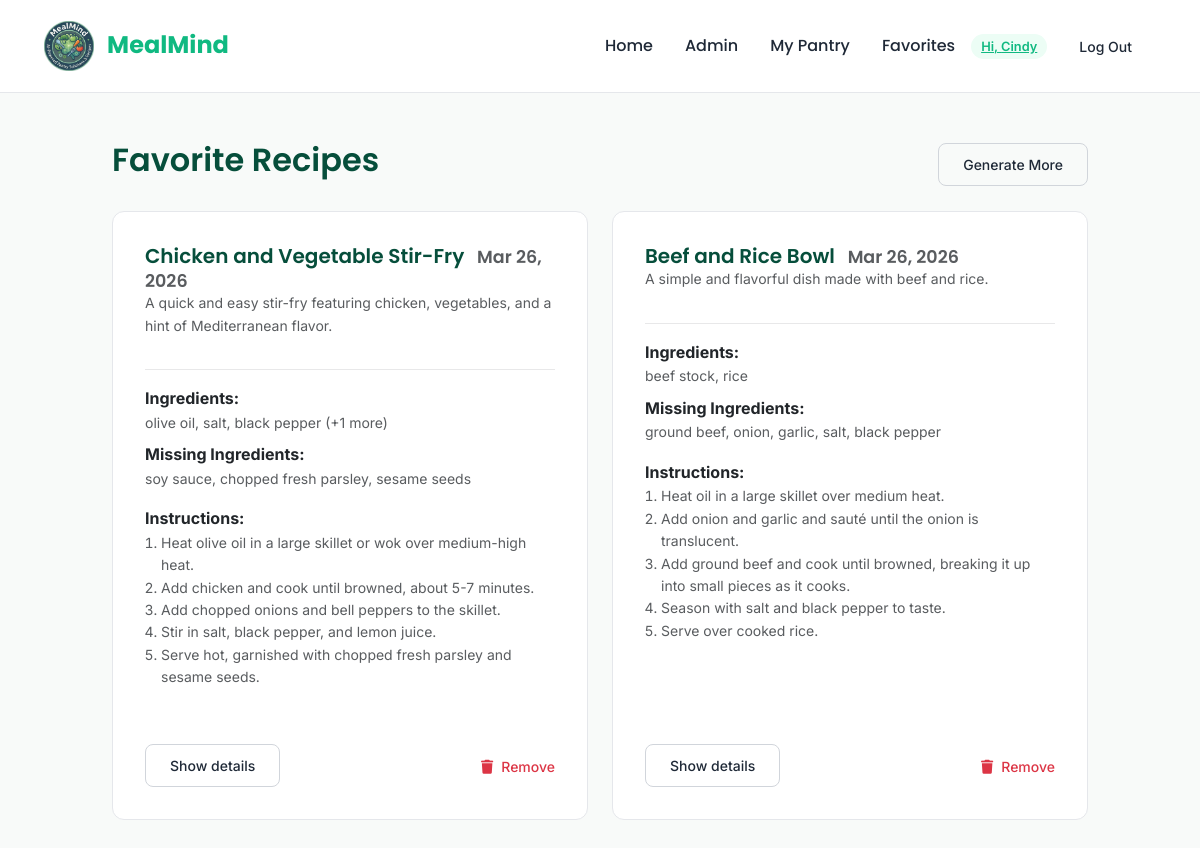
The app's page /favorites (signed in) with its own data.
### app/models.py (models this page shows, shortened)
class User(UserMixin, db.Model):
    __tablename__ = "users"
    id = db.Column(db.Integer, primary_key=True)
    username = db.Column(db.String(150), unique=True, nullable=False)
    email = db.Column(db.String, unique=True, nullable=False)
    password = db.Column(db.String, nullable=False)
    created_on = db.Column(db.DateTime, nullable=False)
    is_admin = db.Column(db.Boolean, nullable=False, default=False)
    is_confirmed = db.Column(db.Boolean, nullable=False, default=False)
    confirmed_on = db.Column(db.DateTime, nullable=True)
    allergies = db.Column(db.JSON, nullable=True)

class SavedRecipe(db.Model):
    __tablename__ = 'saved_recipes'
    id = db.Column(db.Integer, primary_key=True)
    user_id = db.Column(db.Integer, db.ForeignKey('users.id', ondelete='CASCADE'), nullable=False)
    meal_name = db.Column(db.String(255), nullable=False)
    description = db.Column(db.Text, nullable=True)
    pantry_ingredients = db.Column(db.JSON, nullable=True)
    missing_ingredients = db.Column(db.JSON, nullable=True)
    instructions = db.Column(db.JSON, nullable=True)
    created_on = db.Column(db.DateTime, default=datetime.now)
    user = db.relationship('User', backref=db.backref('saved_recipes', cascade='all, delete-orphan', passive_deletes=True))

### app/routes.py (the view, shortened to what this page needs)
@routes_bp.route('/favorites')
@login_required
def favorites():
    from .models import SavedRecipe
    recipes = SavedRecipe.query.filter_by(user_id=current_user.id).order_by(SavedRecipe.created_on.desc()).all()
    import json as _json
    def _ensure_list(val):
        if val is None:
            return []
        if isinstance(val, (list, tuple)):
            return list(val)
    for r in recipes:
        try:
            r.pantry_ingredients = _ensure_list(r.pantry_ingredients)
        except Exception:
            r.pantry_ingredients = []
        try:
            r.missing_ingredients = _ensure_list(r.missing_ingredients)
        except Exception:
            r.missing_ingredients = []
        try:
            r.instructions = _ensure_list(r.instructions)
        except Exception:
            r.instructions = []
    return render_template('generator/favorites.html', recipes=recipes)

### app/__init__.py (called while the page is built)
def create_app(config_class=None):
    if config_class is None:
        if os.getenv('VERCEL') or os.getenv('FLASK_ENV') == 'production':
            config_class = ProductionConfig
        else:
            config_class = DevelopmentConfig
    app = Flask(__name__, template_folder='templates', static_folder='static')
    CORS(app)
    app.config.from_object(config_class)
    db.init_app(app)
    login_manager = LoginManager()
    login_manager.login_view = 'routes.login'
    login_manager.init_app(app)
    from .models import User
    @login_manager.user_loader
    def load_user(user_id):
        return User.query.get(int(user_id))
    mail = Mail()
    mail.init_app(app)
    import app as _app
    _app.mail = mail
    from .routes import routes_bp
    app.register_blueprint(routes_bp)
    return app

### app/templates/generator/favorites.html (shortened to what this page needs)
{% extends "home/base.html" %}
{% block content %}
<div class="d-flex justify-content-between align-items-center mb-4">
    <h2> Favorite Recipes</h2>
    <a href="{{ url_for('routes.index') }}" class="btn btn-outline-secondary btn-sm">Generate More</a>
</div>
{% if recipes %}
<div class="row">
  {% for r in recipes %}
  <div class="col-md-6 mb-4">
    <div class="card h-100">
      <div class="d-flex justify-content-between align-items-center mb-3">
        <div>
          <h5 class="mb-0">
            {{ r.meal_name }}
            <small class="text-muted ms-2">{{ r.created_on.strftime('%b %d, %Y') if r.created_on }}</small>
          </h5>
          <small class="text-muted d-block">{{ r.description }}</small>
        </div>
      </div>
      <hr style="opacity: 0.1">
      <div class="mb-2">
        <strong>Ingredients:</strong>
        <p class="small text-muted mb-0">
            {% set total = r.pantry_ingredients|length if r.pantry_ingredients else 0 %}
            {% if total == 0 %}
                (no listed pantry ingredients)
            {% else %}
                {% for i in r.pantry_ingredients[:3] %}
                    {{ i }}{% if not loop.last %}, {% endif %}
                {% endfor %}
                {% if total > 3 %} <span class="text-muted">(+{{ total - 3 }} more)</span>{% endif %}
            {% endif %}
        </p>
      </div>
      {% if r.missing_ingredients %}
      <div class="mb-3">
        <strong>Missing Ingredients:</strong>
        <p class="small text-muted mb-0">
            {% for i in r.missing_ingredients %}
                {{ i }}{% if not loop.last %}, {% endif %}
            {% endfor %}
        </p>
      </div>
      {% endif %}
      {% if r.instructions %}
      <div class="mb-3">
        <strong>Instructions:</strong>
        <ol class="small text-muted ps-3 mb-0">
          {% for step in r.instructions %}
            <li>{{ step }}</li>
          {% endfor %}
        </ol>
      </div>
      {% endif %}
      <div class="mt-auto pt-3 d-flex justify-content-between align-items-center">
        <div>
          <button class="btn btn-sm btn-outline-secondary js-toggle-details" data-target="#details-{{ r.id }}">Show details</button>
        </div>
        <div>
          <form method="POST" action="{{ url_for('routes.delete_favorite', recipe_id=r.id) }}" onsubmit="return confirm('Remove this favorite?');" style="display:inline;">
              <button type="submit" class="btn btn-sm text-danger" style="background:none; padding:0;">
                  <i class="fa-solid fa-trash me-2"></i> Remove
              </button>
          </form>
        </div>
      </div>
    </div>
  </div>
  {% endfor %}
</div>
{% else %}
  <div class="text-center py-5">
      <h3>No favorites yet.</h3>
      <p class="text-muted">Save some recipes from the generator!</p>
      <a href="{{ url_for('routes.index') }}" class="btn btn-primary mt-2">Go to Generator</a>
  </div>
{% endif %}
{% endblock %}

### app/templates/home/base.html (shortened to what this page needs)
<!DOCTYPE html>
<html lang="en">
<head>
    <link href="https://cdn.jsdelivr.net/npm/bootstrap@5.3.2/dist/css/bootstrap.min.css" rel="stylesheet">
    <link rel="stylesheet" href="https://cdnjs.cloudflare.com/ajax/libs/font-awesome/6.4.0/css/all.min.css">
    <link rel="stylesheet" href="{{ url_for('static', filename='style.css') }}">
</head>
<body>
<nav class="navbar navbar-expand-lg sticky-top">
    <div class="container-fluid">
        <a class="navbar-brand" href="{{ url_for('routes.index') }}" style="font-family:'Poppins', sans-serif; color: #10b981; font-weight:700; font-size: 1.5rem;">
            <img src="{{ url_for('static', filename='images/logo.png') }}" class="nav-icon-img" alt="Icon">
            MealMind
        </a>
        <div class="collapse navbar-collapse justify-content-end" id="navbarNav">
            <ul class="navbar-nav align-items-center">
                <li class="nav-item">
                    <a class="nav-link" href="{{ url_for('routes.index') }}">Home</a>
                </li>
                {% if current_user.is_authenticated and current_user.is_admin %}
                    <li class="nav-item">
                        <a class="nav-link" href="{{ url_for('routes.admin_dashboard') }}">Admin</a>
                    </li>
                {% endif %}
                {% if current_user.is_authenticated %}
                    <li class="nav-item">
                        <a class="nav-link" href="{{ url_for('routes.pantry') }}">My Pantry</a>
                    </li>
                    <li class="nav-item">
                        <a class="nav-link" href="{{ url_for('routes.favorites') }}">Favorites</a>
                    </li>
                    <li class="nav-item ms-2">
                        <a class="badge-custom" href="{{ url_for('routes.profile') }}">Hi, {{ current_user.username }}</a>
                    </li>
                    <li class="nav-item ms-2">
                        <a class="btn btn-sm btn-outline-secondary" href="{{ url_for('routes.logout') }}" style="border:none;">Log Out</a>
                    </li>
                {% endif %}
            </ul>
        </div>
    </div>
</nav>
<main class="py-5">
     <div class="container">
    {% block content %}{% endblock %}
    </div>
</main>
</body>
</html>

### app/static/style.css (style rules this page uses)
:root { --primary-green: #10b981; --hover-green: #059669; --bg-color: #f8faf9; --text-main: #1f2937; --text-muted: #6b7280; --card-bg: #ffffff; --border-radius: 12px; }
body { font-family: 'Inter', sans-serif; background-color: var(--bg-color); color: var(--text-main); line-height: 1.6; }
h1, h2, h3, h4, h5 { font-family: 'Poppins', sans-serif; color: #064e3b; font-weight: 600; }
.navbar { background-color: var(--card-bg) !important; border-bottom: 1px solid #e5e7eb; padding: 1rem 2rem; }
.nav-link { font-family: 'Poppins', sans-serif; font-weight: 500; color: var(--text-main) !important; margin-left: 1rem; transition: color 0.2s; }
.nav-icon-img { width: 50px; height: 50px; object-fit: contain; margin-right: 8px; vertical-align: middle; }
.container { max-width: 1000px; margin: 0 auto; }
.card, .control-panel, .recipe-card { background: var(--card-bg); border: 1px solid #e5e7eb; border-radius: var(--border-radius); padding: 2rem; box-shadow: none !important; margin-bottom: 1.5rem; }
.btn { display: inline-flex; justify-content: center; align-items: center; text-align: center; border-radius: 8px; padding: 10px 24px; font-weight: 500; border: none; box-shadow: none; transition: background-color 0.2s; }
.btn-outline-secondary { border: 1px solid #d1d5db; color: var(--text-main); }
.badge-custom { background-color: #ecfdf5; color: var(--primary-green); padding: 5px 10px; border-radius: 20px; font-size: 0.8rem; font-weight: 600; }

### records on screen
User: username "Cindy"
SavedRecipe: meal_name "Chicken and Vegetable Stir-Fry", created_on "Mar 26, 2026", description "A quick and easy stir-fry featuring chicken, vegetables, and a hint of Mediterranean flavor.", 3 "olive oil" "salt" "black pepper", total "1", missing_ingredients "soy sauce" "chopped fresh parsley" "sesame seeds", instructions "Heat olive oil in a large skillet or wok over medium-high heat." "Add chicken and cook until browned, about 5-7 minutes." "Add chopped onions and bell peppers to the skillet." "Stir in salt, black pepper, and lemon juice." "Serve hot, garnished with chopped fresh parsley and sesame seeds."
SavedRecipe: meal_name "Beef and Rice Bowl", created_on "Mar 26, 2026", description "A simple and flavorful dish made with beef and rice.", 3 "beef stock" "rice", missing_ingredients "ground beef" "onion" "garlic" "salt" "black pepper", instructions "Heat oil in a large skillet over medium heat." "Add onion and garlic and sauté until the onion is translucent." "Add ground beef and cook until browned, breaking it up into small pieces as it cooks." "Season with salt and black pepper to taste." "Serve over cooked rice."
